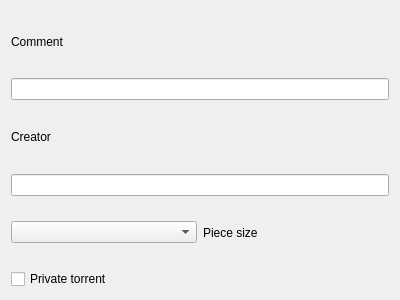
<?xml version="1.0" encoding="UTF-8"?>
<ui version="4.0">
 <class>PropertiesPage</class>
 <widget class="QWizardPage" name="PropertiesPage">
  <property name="geometry">
   <rect>
    <x>0</x>
    <y>0</y>
    <width>400</width>
    <height>300</height>
   </rect>
  </property>
  <property name="sizePolicy">
   <sizepolicy hsizetype="Preferred" vsizetype="Expanding">
    <horstretch>0</horstretch>
    <verstretch>0</verstretch>
   </sizepolicy>
  </property>
  <property name="windowTitle">
   <string>WizardPage</string>
  </property>
  <layout class="QVBoxLayout" name="verticalLayout">
   <item>
    <widget class="QLabel" name="commentLabel">
     <property name="text">
      <string>Comment</string>
     </property>
    </widget>
   </item>
   <item>
    <widget class="QLineEdit" name="comment"/>
   </item>
   <item>
    <widget class="QLabel" name="creatorLabel">
     <property name="text">
      <string>Creator</string>
     </property>
    </widget>
   </item>
   <item>
    <widget class="QLineEdit" name="creator"/>
   </item>
   <item>
    <layout class="QHBoxLayout" name="horizontalLayout">
     <item>
      <widget class="QComboBox" name="pieceSize"/>
     </item>
     <item>
      <widget class="QLabel" name="pieceSizeLabel">
       <property name="text">
        <string>Piece size</string>
       </property>
      </widget>
     </item>
    </layout>
   </item>
   <item>
    <widget class="QCheckBox" name="privateTorrent">
     <property name="text">
      <string>Private torrent</string>
     </property>
    </widget>
   </item>
  </layout>
 </widget>
 <resources/>
 <connections/>
</ui>
